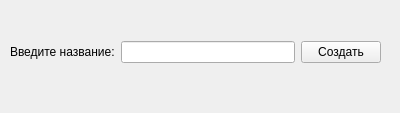
<?xml version="1.0" encoding="UTF-8"?>
<ui version="4.0">
 <class>make_new</class>
 <widget class="QWidget" name="make_new">
  <property name="geometry">
   <rect>
    <x>0</x>
    <y>0</y>
    <width>400</width>
    <height>113</height>
   </rect>
  </property>
  <property name="windowTitle">
   <string>Form</string>
  </property>
  <widget class="QWidget" name="">
   <property name="geometry">
    <rect>
     <x>10</x>
     <y>40</y>
     <width>371</width>
     <height>24</height>
    </rect>
   </property>
   <layout class="QHBoxLayout" name="horizontalLayout">
    <item>
     <widget class="QLabel" name="label">
      <property name="text">
       <string>Введите название:</string>
      </property>
     </widget>
    </item>
    <item>
     <widget class="QLineEdit" name="lineEdit"/>
    </item>
    <item>
     <widget class="QPushButton" name="pushButton">
      <property name="text">
       <string>Создать</string>
      </property>
     </widget>
    </item>
   </layout>
  </widget>
 </widget>
 <resources/>
 <connections/>
</ui>
